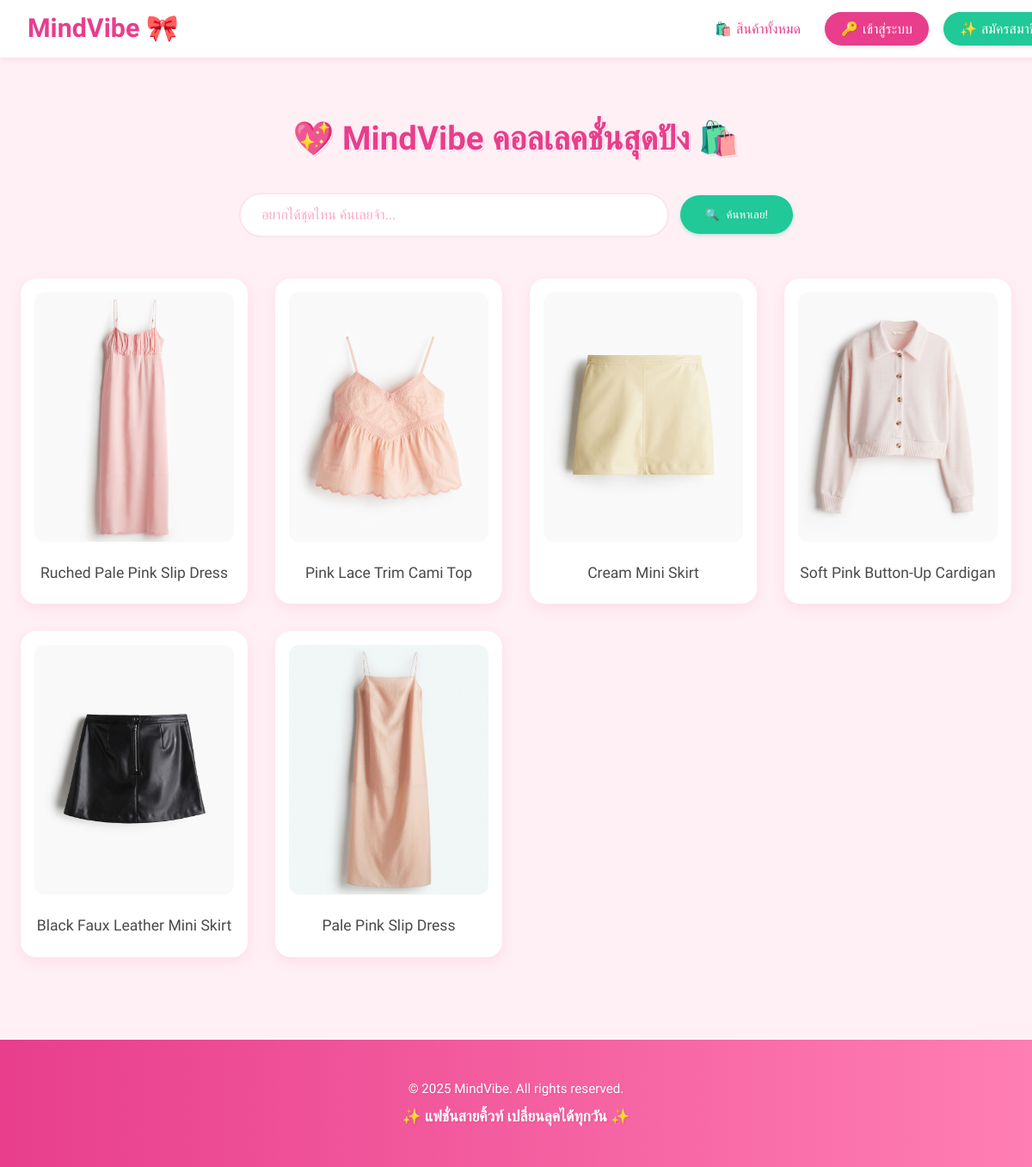
/home/, run on the app's committed database.
### clothes/models.py (models this page shows, shortened)
class Clothing(models.Model):
    name = models.CharField(max_length=100)
    description = models.TextField()
    image = models.ImageField(upload_to='clothes/')
    available = models.BooleanField(default=True)

### clothes/views.py (the view)
# urls.py: path('home/', views.home, name='home'),
def home(request):
    query = request.GET.get('q', '')
    if query:
        items = Clothing.objects.filter(name__icontains=query).order_by('-id')
    else:
        all_items = list(Clothing.objects.all())
        items = random.sample(all_items, min(len(all_items), 6))
    return render(request, 'clothes/home.html', {'items': items, 'query': query})

### clothes/templates/clothes/home.html (shortened to what this page needs)
<!DOCTYPE html>
<html lang="th">
<head>
</head>
<body>
    <nav class="navbar">
        <div class="navbar-logo">
            <a href="{% url 'home' %}">MindVibe 🎀</a>
        </div>
        <div class="navbar-links">
            <a href="{% url 'home' %}"><span class="icon">🛍️</span>สินค้าทั้งหมด</a>
            {% if user.is_authenticated %}
                <a href="{% url 'logout' %}" class="btn-logout"><span class="icon">👋</span>ออกจากระบบ</a>
            {% else %}
                <a href="{% url 'login' %}" class="btn-login"><span class="icon">🔑</span>เข้าสู่ระบบ</a>
                <a href="{% url 'signup' %}" class="btn-signup"><span class="icon">✨</span>สมัครสมาชิก</a>
            {% endif %}
        </div>
    </nav>
    <div class="container">
        <h1 class="page-title">💖 MindVibe คอลเลคชั่นสุดปัง 🛍️</h1>
        <form method="get" class="search-form">
            <input type="search" name="q" placeholder="อยากได้ชุดไหน ค้นเลยจ้า..." value="{{ query }}">
            <button type="submit"><span class="icon">🔍</span>ค้นหาเลย!</button>
        </form>
        <div class="grid">
            {% for item in items %}
            <div class="item">
                <a href="{% url 'detail' item.pk %}">
                    <img src="{{ item.image.url }}" alt="{{ item.name }}">
                    <h2>{{ item.name }}</h2>
                </a>
            </div>
            {% empty %}
            <p class="empty">ไม่เจอชุดที่ค้นหาเลยค่ะ ลองหาใหม่น้า</p>
            {% endfor %}
        </div>
    </div>
    <footer class="footer">
        <p>&copy; {% now "Y" %} MindVibe. All rights reserved.</p>
        <p class="tagline-footer">✨ แฟชั่นสายคิ้วท์ เปลี่ยนลุคได้ทุกวัน ✨</p>
    </footer>
</body>
</html>

### clothes/templates/clothes/home.html (style rules this page uses)
body { font-family: 'Kanit', sans-serif; background-color: #fff0f5; color: #333; margin: 0; padding-top: 80px; }
.navbar { background-color: #ffffff; padding: 0.9rem 2rem; box-shadow: 0 2px 6px rgba(232, 62, 140, 0.12); display: flex; justify-content: space-between; align-items: center; position: fixed; top: 0; left: 0; width: 100%; z-index: 1000; }
.navbar-logo a { font-size: 1.9rem; font-weight: 700; color: #e83e8c; text-decoration: none; transition: transform 0.3s ease; }
.navbar-links a { color: #e83e8c; text-decoration: none; margin-left: 1.5rem; font-weight: 500; transition: color 0.3s ease, transform 0.2s ease; display: inline-block; position: relative; }
.navbar-links a .icon { margin-right: 5px; }
.navbar-links .btn-login, .navbar-links .btn-signup, .navbar-links .btn-logout { padding: 0.6rem 1.2rem; border-radius: 20px; color: white; font-weight: 500; text-decoration: none; transition: background-color 0.3s ease, transform 0.2s ease, box-shadow 0.3s ease; border: none; box-shadow: 0 2px 5px rgba(0,0,0,0.1); }
.navbar-links .btn-login { background-color: #e83e8c; }
.navbar-links .btn-signup { background-color: #20c997; margin-left: 0.8rem; }
.container { padding: 2rem 1.5rem; max-width: 1200px; margin: 0 auto; }
.page-title { text-align: center; color: #e83e8c; margin-bottom: 2.5rem; font-size: 2.4rem; font-weight: 700; text-shadow: 1px 1px 0px #fff, 2px 2px 0px rgba(232, 62, 140, 0.2); }
.search-form { display: flex; justify-content: center; align-items: center; margin-bottom: 3rem; padding: 0 1rem; }
.search-form input[type="search"] { padding: 0.9rem 1.5rem; width: 60%; max-width: 500px; border: 2px solid #fce4ec; border-radius: 30px; font-size: 1rem; font-family: 'Kanit', sans-serif; transition: border-color 0.3s ease, box-shadow 0.3s ease; background-color: #fff; }
.search-form input[type="search"]::placeholder { color: #f7a8c5; }
.search-form button { background: #20c997; color: white; border: none; padding: 0.9rem 1.8rem; margin-left: 0.8rem; border-radius: 30px; cursor: pointer; font-family: 'Kanit', sans-serif; font-weight: 500; transition: background-color 0.3s ease, transform 0.2s ease; display: flex; align-items: center; box-shadow: 0 2px 4px rgba(32, 201, 151, 0.3); }
.search-form button .icon { margin-right: 0.5rem; }
.grid { display: grid; grid-template-columns: repeat(auto-fill, minmax(230px, 1fr)); gap: 2rem; max-width: 1200px; margin: auto; }
.item { background-color: #ffffff; border-radius: 18px; padding: 1rem; text-align: center; transition: transform 0.35s cubic-bezier(0.175, 0.885, 0.32, 1.275), box-shadow 0.35s ease; box-shadow: 0 5px 15px rgba(232, 62, 140, 0.1); position: relative; overflow: hidden; }
.item a::after { content: '💖'; font-size: 1.5rem; color: #e83e8c; position: absolute; top: 10px; right: 10px; opacity: 0; transform: scale(0.5); transition: opacity 0.3s ease, transform 0.3s ease; }
.item a { text-decoration: none; color: inherit; display: flex; flex-direction: column; height: 100%; }
.item img { width: 100%; height: 290px; object-fit: cover; border-radius: 12px; margin-bottom: 1rem; transition: transform 0.3s ease; }
.item h2 { font-size: 1.1rem; margin-top: 0.5rem; color: #4a4a4a; font-weight: 500; flex-grow: 1; margin-bottom: 0.5rem; line-height: 1.4; }
.footer { background: linear-gradient(to right, #e83e8c, #ff7eb3); color: #ffffff; text-align: center; padding: 2.5rem 1rem; margin-top: 4rem; font-size: 0.95rem; }
.footer p { margin: 0.5rem 0; text-shadow: 1px 1px 2px rgba(0,0,0,0.1); }
.footer .tagline-footer { font-weight: 700; font-size: 1.1rem; margin-top: 0.8rem; }

### data on the page
Clothing: image (picture), name "Ruched Pale Pink Slip Dress"
Clothing: image (picture), name "Pink Lace Trim Cami Top"
Clothing: image (picture), name "Cream Mini Skirt"
Clothing: image (picture), name "Soft Pink Button-Up Cardigan"
Clothing: image (picture), name "Black Faux Leather Mini Skirt"
Clothing: image (picture), name "Pale Pink Slip Dress"
